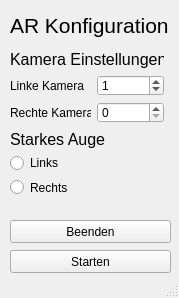
<?xml version="1.0" encoding="UTF-8"?>
<ui version="4.0">
 <class>ARKonfigWindow</class>
 <widget class="QMainWindow" name="ARKonfigWindow">
  <property name="geometry">
   <rect>
    <x>0</x>
    <y>0</y>
    <width>179</width>
    <height>298</height>
   </rect>
  </property>
  <property name="windowTitle">
   <string>Konfig</string>
  </property>
  <widget class="QWidget" name="centralwidget">
   <widget class="QPushButton" name="StartButton">
    <property name="geometry">
     <rect>
      <x>10</x>
      <y>250</y>
      <width>161</width>
      <height>23</height>
     </rect>
    </property>
    <property name="text">
     <string>Starten</string>
    </property>
   </widget>
   <widget class="QWidget" name="layoutWidget">
    <property name="geometry">
     <rect>
      <x>10</x>
      <y>50</y>
      <width>154</width>
      <height>73</height>
     </rect>
    </property>
    <layout class="QGridLayout" name="gridLayout">
     <item row="0" column="0" colspan="2">
      <widget class="QLabel" name="label_4">
       <property name="font">
        <font>
         <pointsize>12</pointsize>
        </font>
       </property>
       <property name="text">
        <string>Kamera Einstellungen</string>
       </property>
      </widget>
     </item>
     <item row="1" column="0">
      <widget class="QLabel" name="label">
       <property name="text">
        <string>Linke Kamera</string>
       </property>
      </widget>
     </item>
     <item row="1" column="1">
      <widget class="QSpinBox" name="camIdLeft">
       <property name="value">
        <number>1</number>
       </property>
      </widget>
     </item>
     <item row="2" column="0">
      <widget class="QLabel" name="label_2">
       <property name="text">
        <string>Rechte Kamera</string>
       </property>
      </widget>
     </item>
     <item row="2" column="1">
      <widget class="QSpinBox" name="camIdRight"/>
     </item>
    </layout>
   </widget>
   <widget class="QPushButton" name="StopButton">
    <property name="geometry">
     <rect>
      <x>10</x>
      <y>220</y>
      <width>161</width>
      <height>23</height>
     </rect>
    </property>
    <property name="text">
     <string>Beenden</string>
    </property>
   </widget>
   <widget class="QLabel" name="label_5">
    <property name="geometry">
     <rect>
      <x>10</x>
      <y>10</y>
      <width>161</width>
      <height>31</height>
     </rect>
    </property>
    <property name="font">
     <font>
      <pointsize>16</pointsize>
     </font>
    </property>
    <property name="text">
     <string>AR Konfiguration</string>
    </property>
   </widget>
   <widget class="QWidget" name="layoutWidget_2">
    <property name="geometry">
     <rect>
      <x>10</x>
      <y>130</y>
      <width>95</width>
      <height>67</height>
     </rect>
    </property>
    <layout class="QGridLayout" name="gridLayout_2">
     <item row="2" column="0">
      <widget class="QRadioButton" name="StrongEyeL">
       <property name="text">
        <string>Links</string>
       </property>
      </widget>
     </item>
     <item row="3" column="0">
      <widget class="QRadioButton" name="StrongEyeR">
       <property name="text">
        <string>Rechts</string>
       </property>
      </widget>
     </item>
     <item row="1" column="0">
      <widget class="QLabel" name="label_3">
       <property name="font">
        <font>
         <pointsize>12</pointsize>
        </font>
       </property>
       <property name="text">
        <string>Starkes Auge</string>
       </property>
      </widget>
     </item>
    </layout>
   </widget>
  </widget>
  <widget class="QStatusBar" name="statusbar"/>
 </widget>
 <resources/>
 <connections/>
</ui>
